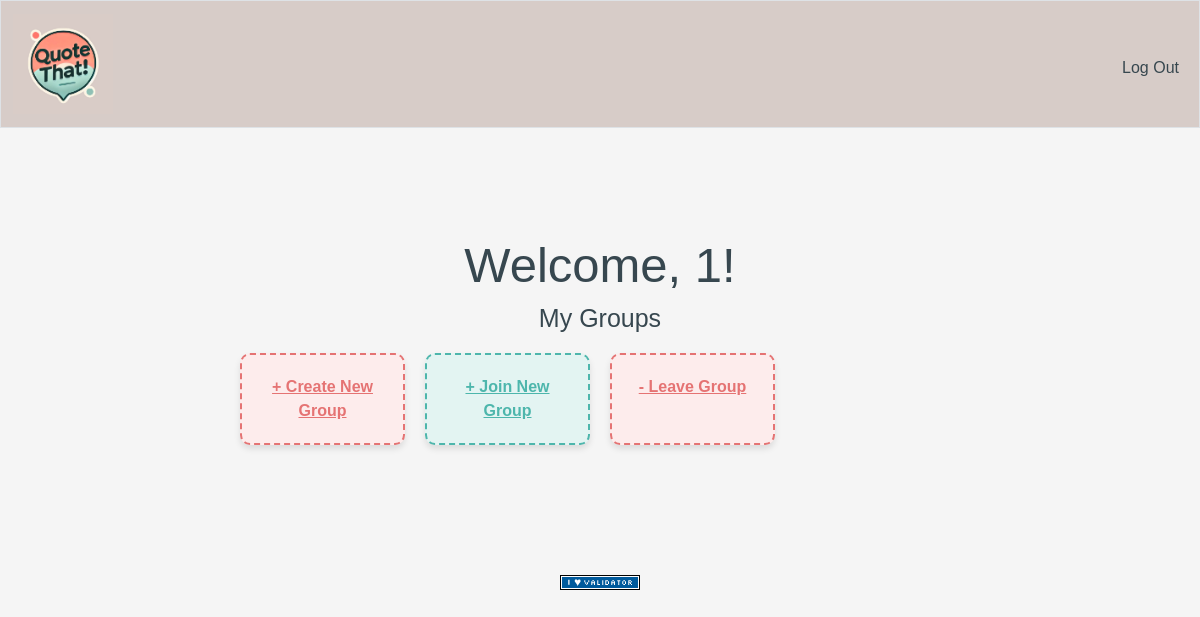
Page / (signed in) on the earlier database version.
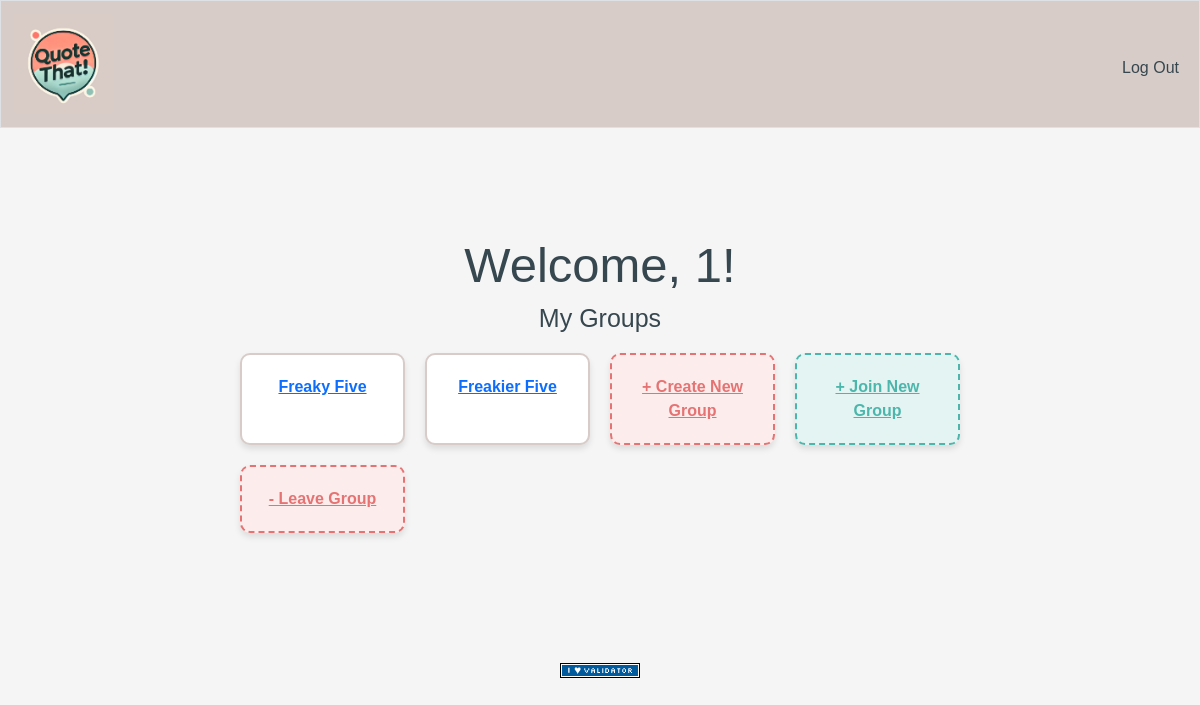
Same page on the later database version.
### tables this page shows
CREATE TABLE 'users' ('id' INTEGER PRIMARY KEY NOT NULL, 'username' TEXT NOT NULL, 'pass_hash' TEXT NOT NULL);

CREATE TABLE 'groups' ('id' INTEGER PRIMARY KEY NOT NULL, 'name' TEXT NOT NULL, 'group_hash' TEXT NOT NULL);

### app.py (the view)
@app.route("/")
@login_required
def index():
    group_info = quote_db.execute("SELECT name,id FROM groups WHERE id IN (SELECT group_id FROM additions WHERE user_id = ? GROUP BY group_id HAVING SUM(value) > 0)", session["user_id"])
    name = {}
    name["user"] = quote_db.execute("SELECT username FROM users WHERE id = ?", session["user_id"])[0]
    return render_template("index.html", group_info = group_info, name = name)

### app.py (called while the page is built)
@app.after_request
def after_request(response):
    response.headers["Cache-Control"] = "no-cache, no-store, must-revalidate"
    response.headers["Expires"] = 0
    response.headers["Pragma"] = "no-cache"
    return response

### helpers.py (called while the page is built)
def login_required(f):
    @wraps(f)
    def decorated_function(*args, **kwargs):
        print("Login check for route:", f.__name__)
        print(session.get("user_id"))
        if session.get("user_id") is None:
            print("redirecting into login page")
            return redirect("/login")
        return f(*args, **kwargs)
    return decorated_function

### templates/index.html (shortened to what this page needs)
{% extends "layout.html" %}
{% block main %}
    <div class="container">
        <h1>Welcome, {{ name.user.username }}! </h1>
        <h2>My Groups</h2>
        <div class="group-grid">
            {% for group in group_info %}
                <div class="group-card">
                    <a href="{{ url_for('group_page', group_id=group['id']) }}">{{ group.name }}</a>
                </div>
            {% endfor %}
            <a href="{{ url_for('create') }}" class="group-card create-card">+ Create New Group</a>
            <a href="{{ url_for('join') }}" class="group-card join-card">+ Join New Group</a>
            <a href="{{ url_for('leave') }}" class="group-card leave-card">- Leave Group</a>
        </div>
    </div>
{% endblock %}

### templates/layout.html (shortened to what this page needs)
<!DOCTYPE html>
<html lang="en">
    <head>
        <link href="https://cdn.jsdelivr.net/npm/bootstrap@5.3.3/dist/css/bootstrap.min.css" rel="stylesheet">
        <link href="/static/styles.css" rel="stylesheet">
    </head>
    <body>
        <nav class="bg-custom border navbar navbar-expand-md navbar-light">
            <div class="container-fluid">
                <a class="navbar-brand" href="/"><img class="logo" src="static/logo.png" alt="Quote That! Logo"></a>
                <div class="collapse navbar-collapse" id="navbar">
                    {% if session["user_id"] %}
                        <ul class="navbar-nav ms-auto mt-2">
                            <li class="nav-item"><a class="nav-link" href="/logout">Log Out</a></li>
                        </ul>
                    {% endif %}
                </div>
            </div>
        </nav>
        <main class="container py-5 text-center">
            {% block main %}{% endblock %}
        </main>
        <footer class="mb-5">
            <form action="https://validator.w3.org/check" class="text-center" enctype="multipart/form-data" method="post" target="_blank">
                <input alt="Validate" src="/static/I_heart_validator.png" type="image">
            </form>
        </footer>
    </body>
</html>

### static/styles.css (style rules this page uses)
.logo { width: 100px; height: auto; }
.bg-custom { background-color: #D7CCC8 }
.navbar { width: 100%; }
.nav-link { color: #37474f; }
body { background: #F5F5F5; font-family: 'Poppins', sans-serif; }
body { font-family: Arial, sans-serif; margin: 0; padding: 0; display: flex; flex-direction: column; align-items: center; }
h1 { font-size: 49px; color: #37474f; text-align: center; font-family: 'Poppins', sans-serif; }
h2 { font-size: 25px; color: #37474f; text-align: center; margin-bottom: 20px; }
.container { max-width: 800px; margin: 20px auto; padding: 20px; text-align: center; }
.group-grid { display: grid; grid-template-columns: repeat(auto-fill, minmax(150px, 1fr)); gap: 20px; margin-top: 20px; }
.group-card { background-color: #ffffff; border: 2px solid #D7CCC8; border-radius: 10px; padding: 20px; text-align: center; font-weight: bold; cursor: pointer; box-shadow: 0 4px 6px rgba(0, 0, 0, 0.1); transition: transform 0.2s, box-shadow 0.2s; }
.create-card { background-color: #fdecec; color: #e57373; border: 2px dashed #e57373; }
.join-card { background-color: #E3F4F2; color: #4db6ac; border: 2px dashed #4db6ac; }
.leave-card { background-color: #fdecec; color: #e57373; border: 2px dashed #e57373; }
.text-center { margin-top: 20px; }

Differences in the rows shown:
added groups: name "Freaky Five"
added groups: name "Freakier Five"
